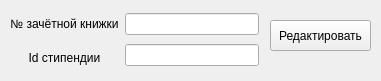
<?xml version="1.0" encoding="UTF-8"?>
<ui version="4.0">
 <class>editLTScholarshipForm</class>
 <widget class="QWidget" name="editLTScholarshipForm">
  <property name="geometry">
   <rect>
    <x>0</x>
    <y>0</y>
    <width>381</width>
    <height>81</height>
   </rect>
  </property>
  <property name="windowTitle">
   <string>Form</string>
  </property>
  <widget class="QWidget" name="layoutWidget">
   <property name="geometry">
    <rect>
     <x>10</x>
     <y>10</y>
     <width>249</width>
     <height>61</height>
    </rect>
   </property>
   <layout class="QHBoxLayout" name="horizontalLayout">
    <item>
     <layout class="QVBoxLayout" name="verticalLayout">
      <item>
       <widget class="QLabel" name="label_id_student">
        <property name="sizePolicy">
         <sizepolicy hsizetype="Minimum" vsizetype="Minimum">
          <horstretch>0</horstretch>
          <verstretch>0</verstretch>
         </sizepolicy>
        </property>
        <property name="text">
         <string>№ зачётной книжки</string>
        </property>
        <property name="alignment">
         <set>Qt::AlignCenter</set>
        </property>
       </widget>
      </item>
      <item>
       <widget class="QLabel" name="label_id_scholarship">
        <property name="sizePolicy">
         <sizepolicy hsizetype="Minimum" vsizetype="Minimum">
          <horstretch>0</horstretch>
          <verstretch>0</verstretch>
         </sizepolicy>
        </property>
        <property name="text">
         <string>Id стипендии</string>
        </property>
        <property name="alignment">
         <set>Qt::AlignCenter</set>
        </property>
       </widget>
      </item>
     </layout>
    </item>
    <item>
     <layout class="QVBoxLayout" name="verticalLayout_2">
      <item>
       <widget class="QLineEdit" name="lineEditIdStudent"/>
      </item>
      <item>
       <widget class="QLineEdit" name="lineEditIdScholarship">
        <property name="sizePolicy">
         <sizepolicy hsizetype="Expanding" vsizetype="Fixed">
          <horstretch>0</horstretch>
          <verstretch>0</verstretch>
         </sizepolicy>
        </property>
       </widget>
      </item>
     </layout>
    </item>
   </layout>
  </widget>
  <widget class="QPushButton" name="pushButtonEditLTScholarship">
   <property name="geometry">
    <rect>
     <x>270</x>
     <y>20</y>
     <width>101</width>
     <height>31</height>
    </rect>
   </property>
   <property name="text">
    <string>Редактировать</string>
   </property>
  </widget>
 </widget>
 <resources/>
 <connections/>
</ui>
